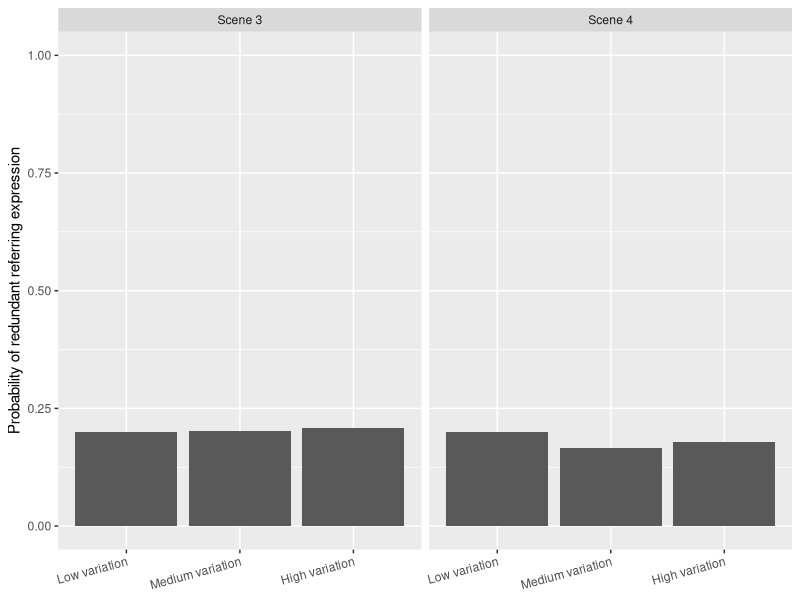
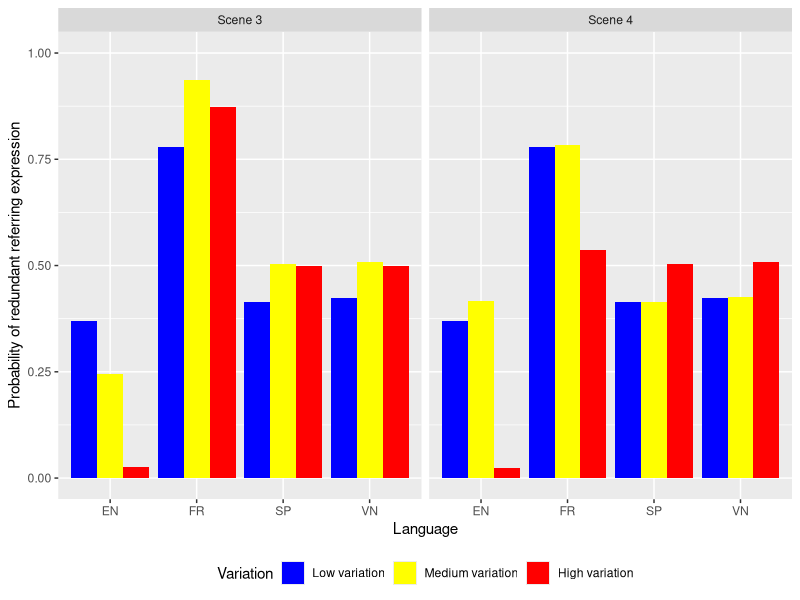
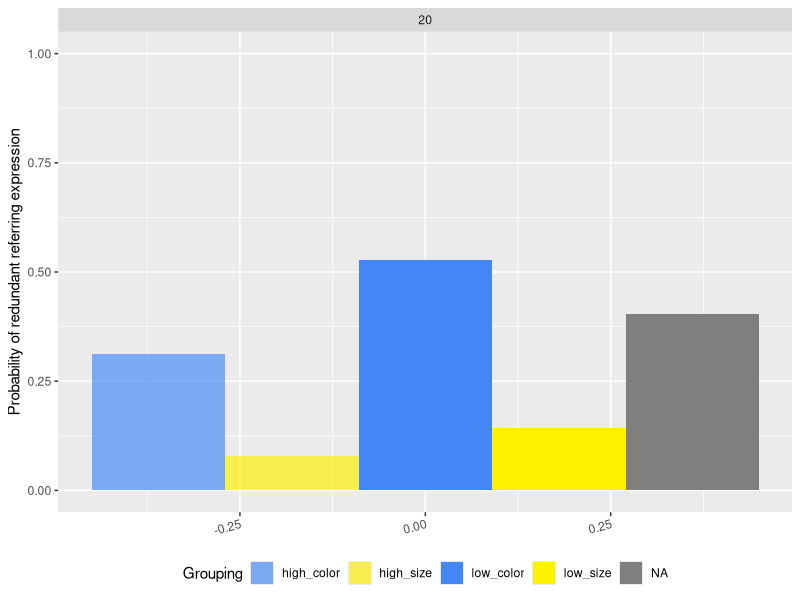
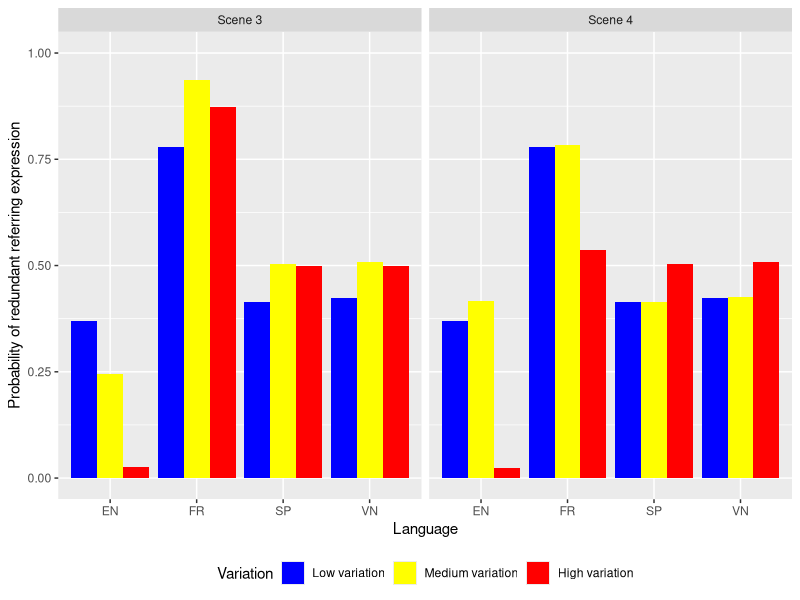
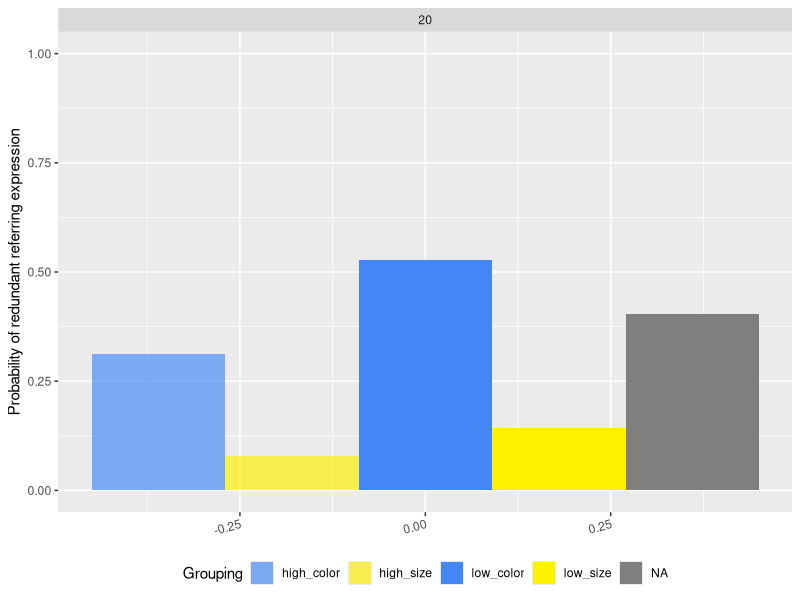

Reproduce these figures in R, in order. (Note: this script raises an error after producing the figures.)
# plots the model predictions obtained by Angelique and Manh in summer 2022, documented here: https://docs.google.com/spreadsheets/d/1cj2Y4GLFNQPoW1eoIkCFzxrdtzFEOaPGDMvpjqP4E5k/edit?usp=sharing
# for contexts, see slack channel / grant

library(tidyverse)
library(grid)
library(gridExtra)
library(cowplot)
library(viridis)
library(jsonlite)

setwd(dirname(rstudioapi::getActiveDocumentContext()$path))

d = read_csv("model_output/data.csv",skip_empty_rows=TRUE) %>% 
  drop_na()
summary(d)
view(d)
nrow(d)
d_global = read_csv("model_output/data_global.csv",skip_empty_rows=TRUE) %>% 
  drop_na() %>% filter(global_inc == "global")
d_all_new = read_csv("model_output/data_newer.csv")
d_all_new = d_all_new %>% mutate(LangAbr = case_when (
  Language == "0" ~ "EN",
  Language == "1" ~ "SP",
  Language == "2" ~ "FR",
  Language == "3" ~ "VN",
))
d_all_3 = d_all_new %>% filter(Name == "3_size_redundant_low" |
                                 Name == "3_size_redundant_medium"|
                                 Name == "3_size_redundant_high" )
d_all_4 = d_all_new %>% filter(Name == "4_size_redundant_low" |
                                 Name == "4_size_redundant_medium"|
                                 Name == "4_size_redundant_high" )

# CONTEXT 1A AND 1B
# 3 pins varying in color and size, noun uninformative
# 1A: "color-redundant"
# 1B: "size-redundant"    
d_no_cost = d_global %>%
  filter(adj_cost == 0.0) %>%
  mutate(ContextType = case_when(  
    Name == "exp_color_redundant" ~ "Low variation",
    Name == "exp_size_redundant" ~ "Low variation",
    Name == "exp_size_redundant_high"~ "High variation",
    Name == "exp_color_redundant_high" ~ "High variation",    
    TRUE ~ "other")) %>%
  mutate(Redundancy = case_when(  
    Name == "exp_color_redundant" ~ "Color redundant",
    Name == "exp_size_redundant" ~ "Size redundant",
    Name == "exp_size_redundant_high"~ "Size redundant",
    Name == "exp_color_redundant_high" ~ "Color redundant",    
    TRUE ~ "other")) %>%
  mutate(Grouping = case_when(
    ContextType == "Low variation" & Redundancy == "Color redundant" ~ "low_color",
    ContextType == "High variation" & Redundancy == "Color redundant" ~ "high_color",
    ContextType == "Low variation" & Redundancy == "Size redundant" ~ "low_size",
    ContextType == "High variation" & Redundancy == "Size redundant" ~ "high_size",
  )) %>%
  group_by(Language, global_inc, alpha) %>% 
  ungroup()
d_with_cost = d %>%
  filter(adj_cost == 0.1 & noun_cost == 0.1) %>%
  mutate(ContextType = case_when(  
  Name == "exp_color_redundant" ~ "Low variation",
  Name == "exp_size_redundant" ~ "Low variation",
  Name == "exp_size_redundant_high"~ "High variation",
  Name == "exp_color_redundant_high" ~ "High variation",    
  TRUE ~ "other")) %>%
  mutate(Redundancy = case_when(  
    Name == "exp_color_redundant" ~ "Color redundant",
    Name == "exp_size_redundant" ~ "Size redundant",
    Name == "exp_size_redundant_high"~ "Size redundant",
    Name == "exp_color_redundant_high" ~ "Color redundant",    
    TRUE ~ "other")) %>%
  mutate(Grouping = case_when(
    ContextType == "Low variation" & Redundancy == "Color redundant" ~ "low_color",
    ContextType == "High variation" & Redundancy == "Color redundant" ~ "high_color",
    ContextType == "Low variation" & Redundancy == "Size redundant" ~ "low_size",
    ContextType == "High variation" & Redundancy == "Size redundant" ~ "high_size",
  ))
dodge = position_dodge(.9)
d_global_5 = d_all_new %>%
  filter(global_inc=="global") %>%
  mutate(ContextType = case_when(  
    Name == "exp_color_redundant" ~ "Low variation",
    Name == "exp_size_redundant" ~ "Low variation",
    Name == "exp_size_redundant_high"~ "High variation",
    Name == "exp_color_redundant_high" ~ "High variation",
    Name == "exp_size_redundant_medium"~ "Medium variation",
    Name == "exp_color_redundant_medium" ~ "Medium variation", 
    TRUE ~ "other")) %>%
  mutate(Redundancy = case_when(  
    Name == "exp_color_redundant" ~ "Color redundant",
    Name == "exp_size_redundant" ~ "Size redundant",
    Name == "exp_size_redundant_high"~ "Size redundant",
    Name == "exp_color_redundant_high" ~ "Color redundant",  
    Name == "exp_size_redundant_medium"~ "Size redundant",
    Name == "exp_color_redundant_medium" ~ "Color redundant",
    TRUE ~ "other")) %>%
  mutate(Grouping = case_when(
    ContextType == "Low variation" & Redundancy == "Color redundant" ~ "low_color",
    ContextType == "High variation" & Redundancy == "Color redundant" ~ "high_color",
    ContextType == "Low variation" & Redundancy == "Size redundant" ~ "low_size",
    ContextType == "High variation" & Redundancy == "Size redundant" ~ "high_size",
    ContextType == "Medium variation" & Redundancy == "Size redundant" ~ "medium_size",
    ContextType == "Medium variation" & Redundancy == "Color redundant" ~ "medium_color",
  ))

d_global_all = d_all_new %>%
  filter(global_inc=="global") %>%
  mutate(ContextType = case_when(  
    grepl("low",Name) ~ "Low variation",
    grepl("medium",Name) ~ "Medium variation",
    grepl("high",Name) ~ "High variation",
    TRUE ~ "other")) %>%
  mutate(sceneName = case_when(  
    grepl("3",Name) ~ "Scene 3",
    grepl("4",Name) ~ "Scene 4",
    TRUE ~ "other") )
type_order = c("Low variation", "Medium variation", "High variation")

ggplot(d_global_all, aes(x=factor(ContextType,level = type_order),y=output)) +
  geom_bar(stat="identity",position=dodge) +
  scale_fill_manual(values =c("#4287f5AA")) +
  facet_wrap(~sceneName, nrow = 1) +
  ylim(0,1) +
  ylab("Probability of redundant referring expression") +
  theme(axis.text.x = element_text(angle=15,hjust=1,vjust=1),legend.position="bottom",axis.title.x=element_blank())


d_inc_all = d_all_new %>%
  filter(global_inc=="inc") %>%
  mutate(ContextType = case_when(  
   grepl("low",Name) ~ "Low variation",
   grepl("medium",Name) ~ "Medium variation",
   grepl("high",Name) ~ "High variation",
    TRUE ~ "other")) %>%
  mutate(sceneName = case_when(  
    grepl("3",Name) ~ "Scene 3",
    grepl("4",Name) ~ "Scene 4",
    TRUE ~ "other") )
ggplot(d_inc_all, aes(x=LangAbr,y=output, fill = factor(ContextType,level = type_order))) +
  geom_bar(stat="identity",position=dodge) +
  scale_fill_manual(values =c("blue","yellow","red")) +
  facet_wrap(~sceneName, nrow = 1) +
  ylim(0,1) +
  labs(y = "Probability of redundant referring expression", fill = "Variation", x = "Language") +
  theme(legend.position="bottom")

ggsave(file="test_graph_3_4_inc.pdf",width=7,height=5)

ggplot(d_no_cost, aes(x=Language,y=output,fill=Grouping)) +
  geom_bar(stat="identity",position=dodge) +
  scale_fill_manual(values =c("#4287f5AA","#fff200AA","#4287f5","#fff200")) +
  facet_wrap(~alpha, nrow = 2) +
  ylim(0,1) +
  ylab("Probability of redundant referring expression") +
  theme(axis.text.x = element_text(angle=15,hjust=1,vjust=1),legend.position="bottom",axis.title.x=element_blank())
ggsave(file="no_cost.pdf",width=7,height=5)

ggplot(d_with_cost, aes(x=Language,y=output,fill=Grouping)) +
  geom_bar(stat="identity",position=dodge) +
  scale_fill_manual(values =c("#4287f5AA","#fff200AA","#4287f5","#fff200")) +
  facet_wrap(~alpha, nrow = 2) +
  ylim(0,1) +
  ylab("Probability of redundant referring expression") +
  theme(axis.text.x = element_text(angle=15,hjust=1,vjust=1),legend.position="bottom",axis.title.x=element_blank())
ggsave(file="withcost.pdf",width=7,height=5)

type_order = c("Low variation", "Medium variation", "High variation")
ggplot(d_global_5, aes(x=factor(ContextType,level = type_order),y=output,fill=Redundancy)) +
  geom_bar(stat="identity",position=dodge) +
  scale_fill_manual(values =c("#4287f5","#fff200")) +
  facet_wrap(~adj_cost, nrow = 2) +
  ylim(0,1) +
  ylab("Probability of redundant referring expression") +
  theme(axis.text.x = element_text(angle=15,hjust=1,vjust=1),legend.position="bottom",axis.title.x=element_blank())
ggsave(file="withcost.pdf",width=7,height=5)






#Stefan's code below this--->
# just spanish and english
d_noun_uninf = d %>% 
  filter(Context %in% c("1A", "1B") & Language %in% c("Spanish","English")) %>% 
  mutate(ContextType = case_when(  
    Context == "1A" ~ "Redundant color adjective",
    Context == "1B" ~ "Redundant size adjective",    
    TRUE ~ "other")) %>% 
  mutate(UtteranceType = case_when(
    Language == "English" & Utterance == "small blue pin" ~ "redundant",
    Language == "Vietnamese" & Utterance == "pin blue and small" ~ "redundant",
    Language == "Vietnamese" & Utterance == "pin small and blue" ~ "redundant",
    Language == "French" & Utterance == "small pin blue" ~ "redundant",    
    Language == "Spanish" & Utterance == "pin blue small" ~ "redundant",
    TRUE ~ "other"
  )) %>% 
  filter(UtteranceType == "redundant") %>% 
  group_by(Language, ContextType,Semantics, Utility) %>% 
  summarize(RedundantProbability = sum(Probability)) %>% 
  ungroup() %>% 
  mutate(Semantics = fct_relevel(Semantics, "Discrete"))

dodge = position_dodge(.9)

ggplot(d_noun_uninf, aes(x=Language,y=RedundantProbability,fill=ContextType)) +
  geom_bar(stat="identity",position=dodge) +
  scale_fill_manual(values=c("#4287f5","#fff200")) +
  facet_grid(Utility~Semantics) +
  ylim(0,1) +
  ylab("Probability of redundant referring expression") +
  theme(legend.position="bottom",axis.title.x=element_blank(),legend.title=element_blank(),legend.box.margin=margin(-10,-10,-10,-10))
ggsave(file="../graphs/noun-uninformative-sp-en.pdf",width=4,height=4)
ggsave(file=".pdf",width=4,height=3.8)


# CONTEXT 2A AND 2B
# 3 pins plus extra object varying in color and size, noun necessary
# 1A: "color-redundant"
# 1B: "size-redundant"   
check_sums = d %>% 
  filter(Context %in% c("2A", "2B")) %>% 
  group_by(Language, Context,Semantics, Utility) %>% 
  summarize(Sum = sum(Probability))

# print out the cases where probabilities don't add to 1 (indicates manual error in data entry)
check_sums %>% 
  filter(Sum < .99)

d_noun_nec = d %>% 
  filter(Context %in% c("2A", "2B")) %>% 
  mutate(ContextType = case_when(  
    Context == "2A" ~ "Redundant color adjective",
    Context == "2B" ~ "Redundant size adjective",    
    TRUE ~ "other")) %>% 
  mutate(UtteranceType = case_when(
    Language == "English" & Utterance == "small blue pin" ~ "redundant",
    Language == "Vietnamese" & Utterance == "pin blue and small" ~ "redundant",
    Language == "Vietnamese" & Utterance == "pin small and blue" ~ "redundant",
    Language == "French" & Utterance == "small pin blue" ~ "redundant",    
    Language == "Spanish" & Utterance == "pin blue small" ~ "redundant",
    TRUE ~ "other"
  )) %>% 
  filter(UtteranceType == "redundant") %>% 
  group_by(Language, ContextType,Semantics, Utility) %>% 
  summarize(RedundantProbability = sum(Probability)) %>% 
  ungroup() %>% 
  mutate(Semantics = fct_relevel(Semantics, "Discrete"))

dodge = position_dodge(.9)

ggplot(d_noun_nec, aes(x=Language,y=RedundantProbability,fill=ContextType)) +
  geom_bar(stat="identity",position=dodge) +
  scale_fill_manual(values=c("#4287f5","#fff200"),name="") +
  ylim(0,1) +
  ylab("Probability of redundant referring expression") +
  facet_grid(Utility~Semantics) +
  theme(axis.text.x = element_text(angle=15,hjust=1,vjust=1),legend.position="bottom",axis.title.x=element_blank())
ggsave(file="../graphs/noun-necessary.pdf",width=5.5,height=4)


ggplot(d_noun_nec %>% filter(Semantics == "Continuous"), aes(x=Language,y=RedundantProbability,fill=ContextType)) +
  geom_bar(stat="identity",position=dodge) +
  scale_fill_manual(values=c("#4287f5","#fff200"),name="") +
  ylim(0,1) +
  ylab("Probability of redundant referring expression") +
  facet_wrap(~Utility,nrow=2) +
  theme(legend.position="bottom",axis.title.x=element_blank())
ggsave(file="../graphs/noun-necessary-cont.pdf",width=3.5,height=4)


# CONTEXT 3A & 3B
# 1 blue pin plus 3 other objects of varying colors, noun-informative, color-redundant (Rubio-Fernandez style)
# 1 small pin plus 3 other objects of different size, noun-informative, size-redundant (Rubio-Fernandez style)

# hacky stuff you did when utterance space wasn't yet pruned
# d_noun_inf_color_red = d %>% 
#   filter(Context %in% c("3A")) %>% 
#   filter(!Utterance %in% c("small pin","pin small","small blue pin","small pin blue","pin blue small","pin blue and small","pin small and blue")) %>% 
#   mutate(UtteranceType = case_when(
#     Language == "English" & Utterance == "blue pin" ~ "redundant",
#     Language == "Vietnamese" & Utterance == "pin blue" ~ "redundant",
#     Language == "French" & Utterance == "pin blue" ~ "redundant",
#     Language == "Spanish" & Utterance == "pin blue" ~ "redundant",
#     TRUE ~ "minimal"
#   )) 
#   
# d_noun_inf_size_red = d %>% 
#   filter(Context %in% c("3B")) %>% 
#   filter(!Utterance %in% c("blue pin","pin blue","small blue pin","small pin blue","pin blue small","pin blue and small","pin small and blue")) %>%  
#   mutate(UtteranceType = case_when(
#     Language == "English" & Utterance == "small pin" ~ "redundant",
#     Language == "Vietnamese" & Utterance == "pin small" ~ "redundant",
#     Language == "French" & Utterance == "small pin" ~ "redundant",    
#     Language == "Spanish" & Utterance == "pin small" ~ "redundant",
#     TRUE ~ "minimal"
#   )) 
# 
# d_noun_inf = bind_rows(d_noun_inf_color_red,d_noun_inf_size_red) %>% 
#   mutate(ContextType = case_when(  
#   Context == "3A" ~ "Redundant color adjective",
#   Context == "3B" ~ "Redundant size adjective",    
#   TRUE ~ "other"))
# 
# sums = d_noun_inf %>% 
#   group_by(Language,ContextType,Semantics,Utility) %>% 
#   summarize(Sum=sum(Probability))
# 
# d_noun_inf = d_noun_inf %>% 
#   left_join(sums, by=c("Language","ContextType","Semantics","Utility")) %>% 
#   mutate(Probability = Probability / Sum) %>%   
#   filter(UtteranceType == "redundant") %>% 
#   group_by(Language, ContextType,Semantics, Utility) %>% 
#   summarize(RedundantProbability = sum(Probability)) %>% 
#   ungroup() %>% 
#   mutate(Semantics = fct_relevel(Semantics, "Discrete")) %>% 
#   complete(Language,ContextType,Semantics,Utility) %>% 
#   mutate(RedundantProbability = replace_na(RedundantProbability,0))

check_sums = d %>% 
  filter(Context %in% c("3A", "3B")) %>% 
  group_by(Language, Context,Semantics, Utility) %>% 
  summarize(Sum = sum(Probability))

# print out the cases where probabilities don't add to 1 (indicates manual error in data entry)
check_sums %>% 
  filter(Sum < .99)

d_noun_inf = d %>% 
  filter(Context %in% c("3A", "3B")) %>% 
  mutate(ContextType = case_when(  
    Context == "3A" ~ "Redundant color adjective",
    Context == "3B" ~ "Redundant size adjective",    
    TRUE ~ "other")) %>% 
  mutate(UtteranceType = case_when(
    Language == "English" & Utterance %in% c("blue pin","small pin") ~ "redundant",
    Language == "Vietnamese" & Utterance %in% c("pin blue","pin small") ~ "redundant",
    Language == "French" & Utterance %in% c("pin blue","small pin") ~ "redundant",    
    Language == "Spanish" & Utterance %in% c("pin blue","pin small") ~ "redundant",
    TRUE ~ "other"
  )) %>% 
  filter(UtteranceType == "redundant") %>% 
  mutate(RedundantProbability = Probability) %>% 
  mutate(Semantics = fct_relevel(Semantics, "Discrete"))

dodge = position_dodge(.9)

# weird results, mostly 50-50??
ggplot(d_noun_inf, aes(x=Language,y=RedundantProbability,fill=ContextType)) +
  geom_bar(stat="identity",position=dodge) +
  scale_fill_manual(values=c("#4287f5","#fff200"),name="") +
  ylim(0,1) +
  ylab("Probability of redundant referring expression") +
  facet_grid(Utility~Semantics) +
  theme(axis.text.x = element_text(angle=15,hjust=1,vjust=1),legend.position="bottom",axis.title.x=element_blank())
ggsave(file="../graphs/noun-informative-prunedspace.pdf",width=7,height=5)


# CONTEXT 4
# 3 pins plus 1 other object. target pin requires either color OR size to be mentioned in addition to type. color AND size jointly are redundant. noun-necessary, joint-properties-redundant 

check_sums = d %>% 
  filter(Context %in% c("4")) %>% 
  group_by(Language, Context,Semantics, Utility) %>% 
  summarize(Sum = sum(Probability))

# print out the cases where probabilities don't add to 1 (indicates manual error in data entry)
check_sums %>% 
  filter(Sum < .99)

d_noun_nec_joint_redundant = d %>% 
  filter(Context %in% c("4")) %>% 
  mutate(ContextType = case_when(  
    Context == "4" ~ "Redundant joint color and size adjectives",
    TRUE ~ "other")) %>% 
  mutate(UtteranceType = case_when(
    Language == "English" & Utterance == "small blue pin" ~ "redundant",
    Language == "Vietnamese" & Utterance == "pin blue and small" ~ "redundant",
    Language == "Vietnamese" & Utterance == "pin small and blue" ~ "redundant",
    Language == "French" & Utterance == "small pin blue" ~ "redundant",    
    Language == "Spanish" & Utterance == "pin blue small" ~ "redundant",
    TRUE ~ "other"
  )) %>% 
  filter(UtteranceType == "redundant") %>% 
  group_by(Language, ContextType,Semantics, Utility) %>% 
  summarize(RedundantProbability = sum(Probability)) %>% 
  ungroup() %>% 
  mutate(Semantics = fct_relevel(Semantics, "Discrete"))

dodge = position_dodge(.9)

ggplot(d_noun_nec_joint_redundant, aes(x=Language,y=RedundantProbability,fill=ContextType)) +
  geom_bar(stat="identity",position=dodge) +
  scale_fill_manual(values=c("#55C667FF"),name="") +
  ylim(0,1) +
  ylab("Probability of redundant referring expression") +
  facet_grid(Utility~Semantics) +
  theme(axis.text.x = element_text(angle=15,hjust=1,vjust=1),legend.position="bottom",axis.title.x=element_blank())
ggsave(file="../graphs/noun-necessary-join-redundant.pdf",width=5,height=5)


# CONTEXT 5A and 5B (like 1A AND 1B, but with 3 extra big red pins, ie increased scene variation)
# 6 pins varying in color and size, noun uninformative
# 5A: "color-redundant"
# 5B: "size-redundant"    
check_sums = d %>% 
  filter(Context %in% c("1A", "1B","5A","5B")) %>% 
  group_by(Language, Context,Semantics, Utility) %>% 
  summarize(Sum = sum(Probability))

# print out the cases where probabilities don't add to 1 (indicates manual error in data entry)
check_sums %>% 
  filter(Sum < .99)

d_noun_uninf_scenevar = d %>% 
  filter(Context %in% c("1A", "1B","5A","5B")) %>% 
  mutate(ContextType = case_when(  
    Context == "1A" ~ "color",
    Context == "1B" ~ "size",    
    Context == "5A" ~ "color",
    Context == "5B" ~ "size",        
    TRUE ~ "other")) %>% 
  mutate(SceneVariation = case_when(
    Context %in% c("1A","1B") ~ "low",
    Context %in% c("5A","5B") ~ "high",    
    TRUE ~ "other"
  )) %>% 
  mutate(UtteranceType = case_when(
    Language == "English" & Utterance == "small blue pin" ~ "redundant",
    Language == "Vietnamese" & Utterance == "pin blue and small" ~ "redundant",
    Language == "Vietnamese" & Utterance == "pin small and blue" ~ "redundant",
    Language == "French" & Utterance == "small pin blue" ~ "redundant",    
    Language == "Spanish" & Utterance == "pin blue small" ~ "redundant",
    Language == "English" & Context %in% c("1A","5A") & Utterance == "blue pin" ~ "redundant", # include underinformative one-feature mentions
    Language == "English" & Context %in% c("1B","5B") & Utterance == "small pin" ~ "redundant", # include underinformative one-feature mentions    
    Language == "Vietnamese" & Context %in% c("1A","5A") & Utterance == "pin blue" ~ "redundant",
    Language == "Vietnamese" & Context %in% c("1B","5B") & Utterance == "pin small" ~ "redundant",    
    Language == "French" & Context %in% c("1A","5A") & Utterance == "pin blue" ~ "redundant",    
    Language == "French" & Context %in% c("1B","5B") & Utterance == "small pin" ~ "redundant",        
    Language == "Spanish" & Context %in% c("1A","5A") & Utterance == "pin blue" ~ "redundant",
    Language == "Spanish" & Context %in% c("1B","5B") & Utterance == "pin small" ~ "redundant",    
    TRUE ~ "other"
  )) %>% 
  filter(UtteranceType == "redundant") %>% 
  group_by(Language, ContextType,Semantics, Utility,SceneVariation) %>% 
  summarize(RedundantProbability = sum(Probability)) %>% 
  ungroup() %>% 
  mutate(Semantics = fct_relevel(Semantics, "Discrete"))

dodge = position_dodge(.9)

ggplot(d_noun_uninf_scenevar, aes(x=Language,y=RedundantProbability,fill=ContextType,alpha=SceneVariation)) +
  geom_bar(stat="identity",position=dodge) +
  scale_fill_manual(values=c("#4287f5","#fff200"),name="") +
  scale_alpha_discrete(range=c(.3,1)) +
  facet_grid(Utility~Semantics) +
  ylim(0,1) +
  ylab("Probability of redundant referring expression") +
  theme(axis.text.x = element_text(angle=15,hjust=1,vjust=1),legend.position="bottom",axis.title.x=element_blank())
ggsave(file="../graphs/noun-uninformative-scenevar.pdf",width=8,height=4.5)

# generate only the continuous-semantics version of this plot
d_cont = d_noun_uninf_scenevar %>% 
  filter(Semantics == "Continuous") %>% 
  droplevels()

ggplot(d_cont, aes(x=Language,y=RedundantProbability,fill=ContextType,alpha=SceneVariation)) +
  geom_bar(stat="identity",position=dodge) +
  scale_fill_manual(values=c("#4287f5","#fff200"),name="Redundant property") +
  scale_alpha_discrete(range=c(.3,1),name="Scene variation") +
  facet_wrap(~Utility,nrow=2) +
  ylim(0,1) +
  ylab("Probability of redundant referring expression") +
  theme(legend.position="bottom",axis.title.x=element_blank(),legend.text=element_text(size=10),legend.key.size = unit(.5, "cm")) +
  guides(fill = guide_legend(title.position = "top", title.hjust = 0.5),alpha = guide_legend(title.position = "top", title.hjust = 0.5))
#ggsave(file="../../_project_description/images/noun-uninformative-scenevar-cont.pdf",width=4,height=4)
